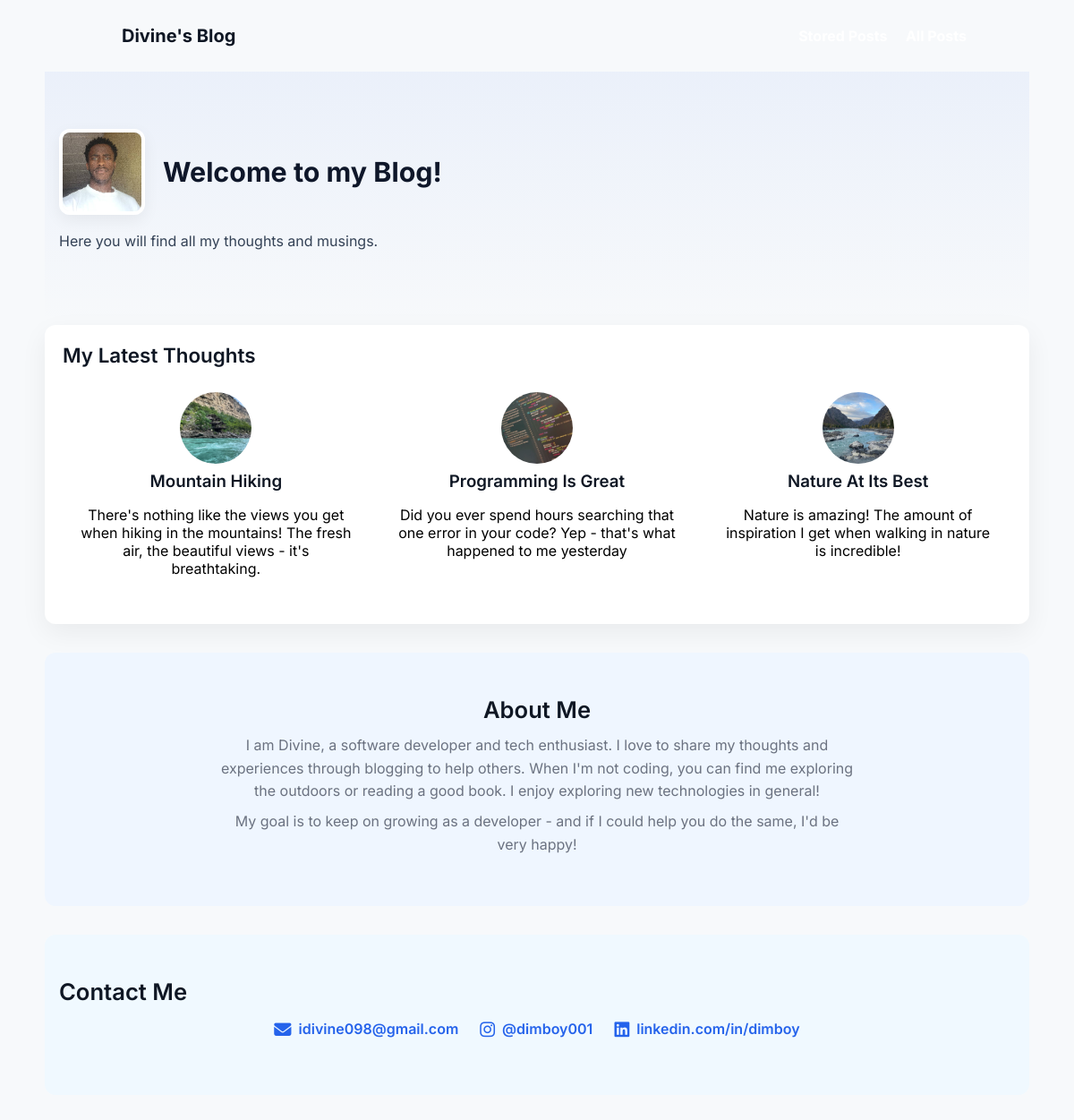
The page / on the database its author committed.
### blog/models.py (models this page shows, shortened)
class Post(models.Model):
    title = models.CharField(max_length=150)
    excerpt = models.CharField(max_length=200)
    image = models.ImageField(upload_to="posts", null=True)
    date = models.DateField(auto_now=True)
    slug = models.SlugField(unique=True, db_index=True)
    content = models.TextField(validators=[MinLengthValidator(10)])
    author = models.ForeignKey(
        Author, on_delete=models.SET_NULL, null=True, related_name="posts")
    tags = models.ManyToManyField(Tag)

### blog/views.py (the view)
# urls.py: path("", views.StartingPageView.as_view(), name="starting-page"),
class StartingPageView(ListView):
    template_name = "blog/index.html"
    model = Post
    ordering = ["-date"]
    context_object_name = "posts"
    def get_queryset(self):
        queryset = super().get_queryset()
        data = queryset[:3]
        return data

### blog/templates/blog/index.html (shortened to what this page needs)
{% extends "base.html" %}
{% load static %}
{% block css_files%}
<link rel="stylesheet" href="{% static "blog/post.css" %}">
    <link rel="stylesheet" href="{% static "blog/index.css" %}">
{% endblock %}
{% block content %}
    <section id="welcome">
        <header>
            <img src="{% static "blog/images/divine.jpg"%}" alt="Divine -The Author of This Blog"/>
            <h2>Welcome to my Blog!</h2>
        </header>
        <p>Here you will find all my thoughts and musings.</p>
    </section>
    <section id="latest-posts">
        <h2> My Latest Thoughts</h2>
        <ul>
            {% for post in posts %}
                {% include "includes/post.html" %}
            {% endfor %}
        </ul>
    </section>
    <section id="about">
        <h2> About Me</h2>
        <p> I am Divine, a software developer and tech enthusiast. I love to
            share my thoughts and experiences through blogging to help others. When I'm not
            coding, you can find me exploring the outdoors or reading a good book. I enjoy
            exploring new technologies in general!
        </p>
        <p>
            My goal is to keep on growing as a developer - and if I could help you
            do the same, I'd be very happy!
        </p>
    </section>
    <section id="contact-page" class="contact-section">
    <div class="container">
        <h2>Contact Me</h2>
            <ul class="contact-list">
      <li>
        <i class="fas fa-envelope"></i>
        <a href="mailto:yourname@example.com">idivine098@gmail.com</a>
      </li>
      <li>
        <i class="fab fa-instagram"></i>
        <a href="https://instagram.com/yourhandle" target="_blank">@dimboy001</a>
      </li>
      <li>
        <i class="fab fa-linkedin"></i>
        <a href="https://linkedin.com/in/yourprofile" target="_blank">linkedin.com/in/dimboy</a>
      </li>
    </ul>
  </div>
</section>
{% endblock %}

### blog/templates/includes/post.html (shortened to what this page needs)
<li>
    <article class="post">
    <a href="{% url "post-detail-page" post.slug %}"/>
             <img src="{{ post.image.url }}" alt="{{post.tile }}" />
                <div class="post_content">
                    <h3>{{post.title}}</h3>
                    <p>
                        {{post.excerpt}}
                    </p>
                </div>
    </article>
</li>

### static/app.css (style rules this page uses)
:root { --bg: #f7f9fb; --card: #ffffff; --text: #0f1724; --muted: #6b7280; --accent: #2563eb; --accent-2: #06b6d4; --radius: 10px; --container: 1100px; }

### blog/static/blog/post.css (style rules this page uses)
.post { display: flex; flex-direction: column; align-items: center; text-align: center; }
.post a { text-decoration: none; color: black; transition: all 0.2s ease; padding: 1rem; }
.post img { width: 5rem; height: 5rem; object-fit: cover; border-radius: 50%; }
.post h3 { margin: 0.25rem 0; }

### blog/static/blog/index.css (style rules this page uses)
#welcome { padding: 4rem 1rem; background: linear-gradient(180deg, rgba(37,99,235,0.06), transparent); max-width: 1100px; margin: 0 auto; }
#welcome header { display: flex; align-items: center; gap: 1.25rem; margin-bottom: 1rem; }
#welcome img { width: 96px; height: 96px; object-fit: cover; border-radius: 12px; border: 4px solid #fff; box-shadow: 0 6px 18px rgba(2, 6, 23, 0.06); flex-shrink: 0; }
#welcome h2 { font-size: 1.9rem; color: #0f172a; margin: 0; font-weight: 700; }
#welcome p { color: #334155; margin-top: 0.5rem; max-width: 60ch; font-size: 1rem; line-height: 1.7; }
#latest-posts { background: var(--card); padding: 1.25rem; border-radius: 12px; max-width: 1100px; margin: 0 auto 1.5rem auto; box-shadow: 0 10px 30px rgba(2, 6, 23, 0.06); }
#latest-posts h2 { text-align: left; margin: 0 0 0.75rem 0; font-size: 1.4rem; }
#latest-posts ul { list-style: none; margin: 0; padding: 0; display: grid; grid-template-columns: repeat(auto-fit, minmax(260px, 1fr)); gap: 1rem; }
#latest-posts li { display: block; }
#about { padding: 3rem 1rem; text-align: center; color: var(--text); background: #eff6ff; border-radius: 12px; margin: 2rem auto; max-width: 1100px; }
#about h2 { font-size: 1.6rem; margin-bottom: 0.75rem; }
#about p { color: var(--muted); max-width: 70ch; margin: 0.5rem auto; line-height: 1.6; }
#contact-page { padding: 3rem 1rem; background: #f0f9ff; border-radius: 12px; margin: 2rem auto; max-width: 1100px; }
#contact-page h2 { font-size: 1.6rem; color: var(--text); margin-bottom: 1rem; }
.contact-list { list-style: none; padding: 0; display: flex; gap: 1.5rem; justify-content: center; flex-wrap: wrap; }
.contact-list li { margin: 0; display: flex; align-items: center; gap: 0.5rem; }
.contact-list i { font-size: 1.2em; color: var(--accent); }
.contact-list a { color: var(--accent); text-decoration: none; font-weight: 600; transition: color 0.3s ease; }

### rows shown on the page
Post: image (picture), title "Mountain Hiking", excerpt "There's nothing like the views you get when hiking in the mountains! The fresh air, the beautiful views - it's breathtaking."
Post: image (picture), title "Programming Is Great", excerpt "Did you ever spend hours searching that one error in your code? Yep - that's what happened to me yesterday"
Post: image (picture), title "Nature At Its Best", excerpt "Nature is amazing! The amount of inspiration I get when walking in nature is incredible!"
